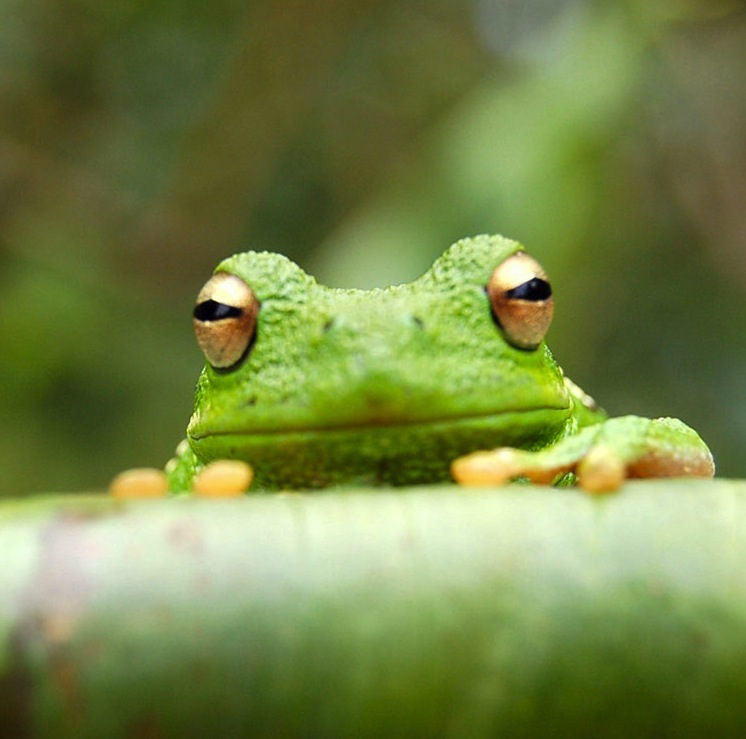
#> input picture Pracka/frog.jpg, 746 x 739 px; its folder holds only this picture in this run
$ python -i mask.py   (imports and definitions only)
#> lines starting #> are read from the running program, lines starting #| are printed output that depends on the picture; after the words box and inside, x2 and y2 are one past the last pixel; in counts of white or black regions, pixels touching at a corner belong together
from PIL import Image, ImageFilter, ImageOps, ImageMorph
import numpy as np
import cv2
import glob
from pathlib import Path


def process(image_path, output_path):
    # Load the image
#> called with image_path = '../Pracka/frog.jpg', output_path = 'out.png'
    image = Image.open(image_path).convert("RGB")
#> image is the input picture: PIL image 746x739 RGB; mean R, G, B 116, 131.3, 70.3

    # Convert the image to HSV
    hsv_image = image.convert("HSV")
#> hsv_image: PIL image 746x739 HSV; mean H, S, V 52.8, 135, 132.8

    # Extract channels
    h, s, v = hsv_image.split()
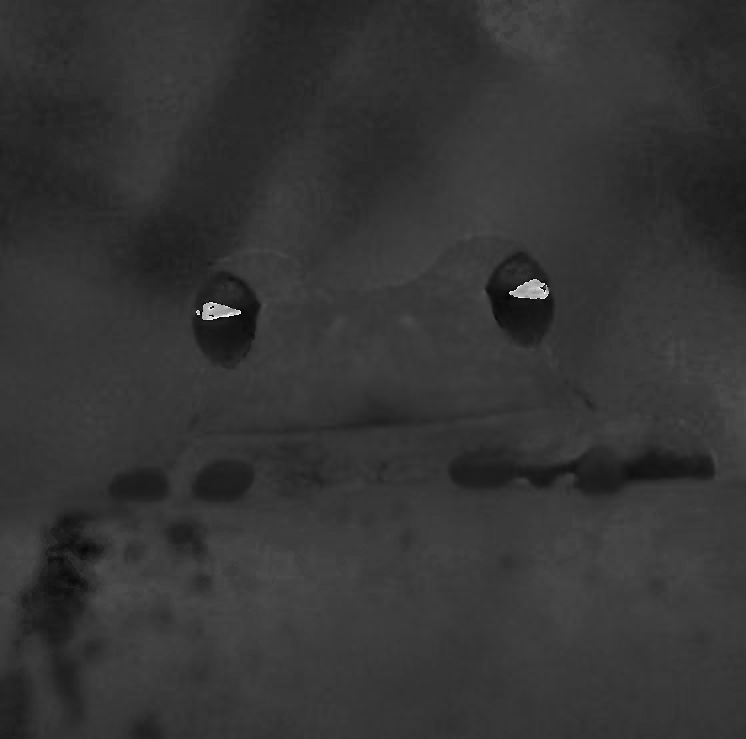
#> h: PIL image 746x739 L; min 0, max 252, mean 52.8
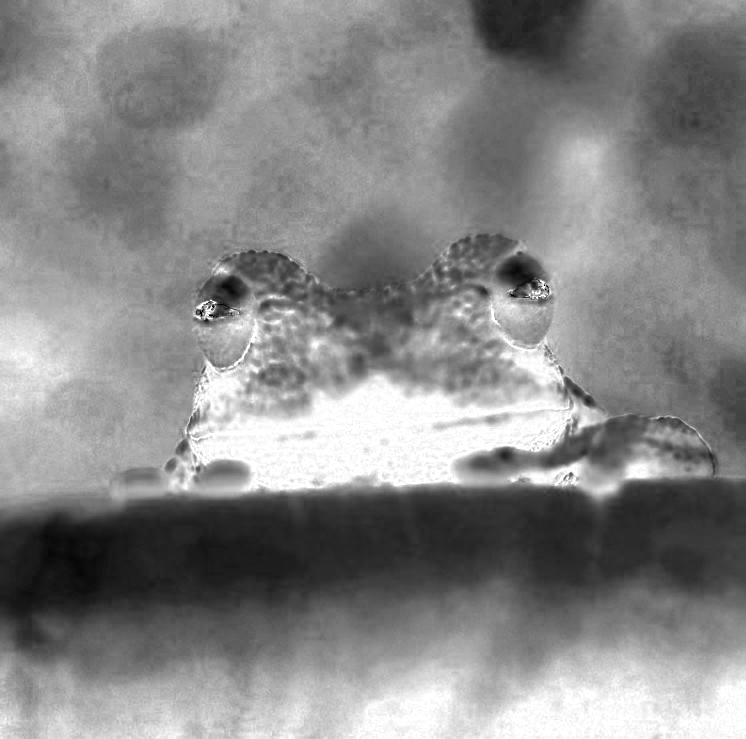
#> s: PIL image 746x739 L; min 0, max 255, mean 135
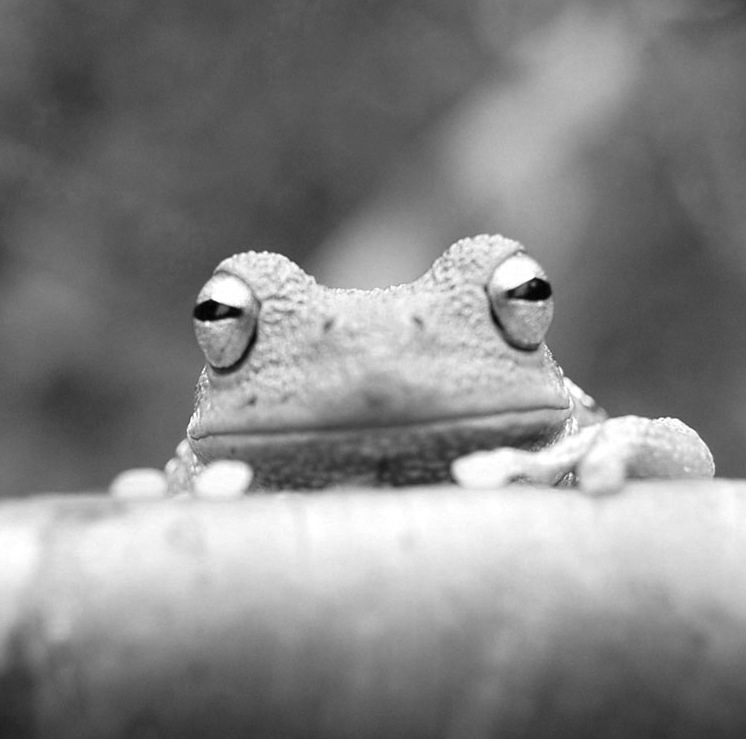
#> v: PIL image 746x739 L; min 1, max 255, mean 132.8

    # Apply a blur to the Saturation channel
    blurred_v = s.filter(ImageFilter.GaussianBlur(radius=5))
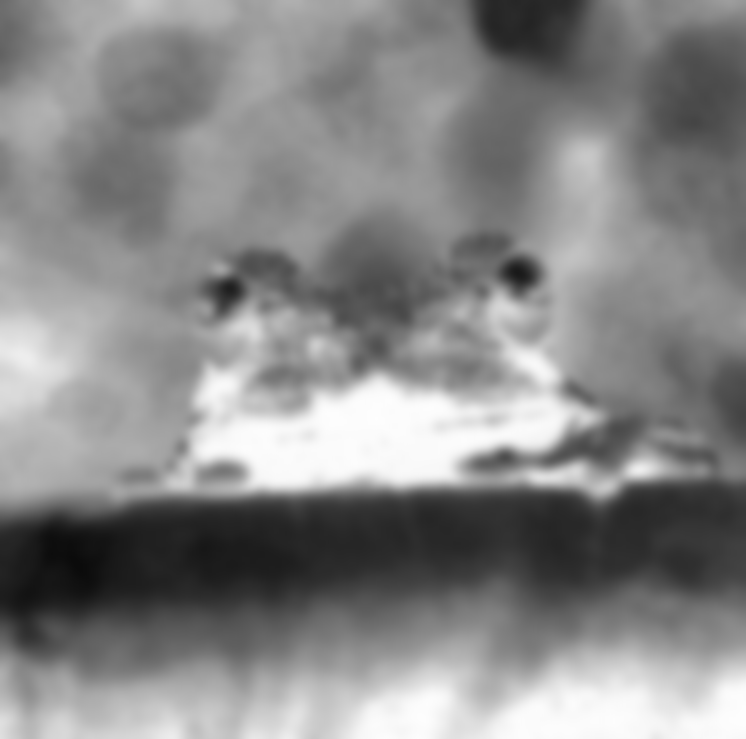
#> blurred_v: PIL image 746x739 L; min 11, max 254, mean 135

    # Convert to numpy array for thresholding
    v_array = np.array(blurred_v)

    # Apply thresholding
    threshold = 224  # You can adjust this value
    binary_mask = (v_array > threshold).astype(np.uint8) * 255
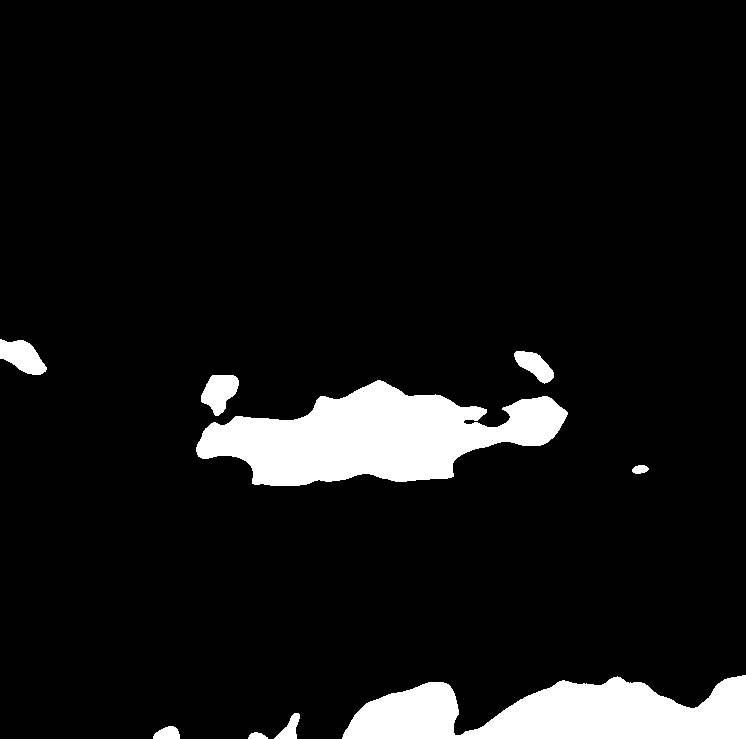
#> binary_mask: shape (739, 746); 7.9% white; 9 white regions, largest, box (x1, y1, x2, y2) and area: (196, 380, 568, 486) 22324, (342, 675, 746, 739) 17592, (0, 339, 47, 375) 1077

    # Convert the mask back to a Pillow Image
    mask = Image.fromarray(binary_mask)

    kernel = cv2.getStructuringElement(cv2.MORPH_RECT, (100, 100))
    closed_mask = cv2.morphologyEx(binary_mask, cv2.MORPH_CLOSE, kernel)
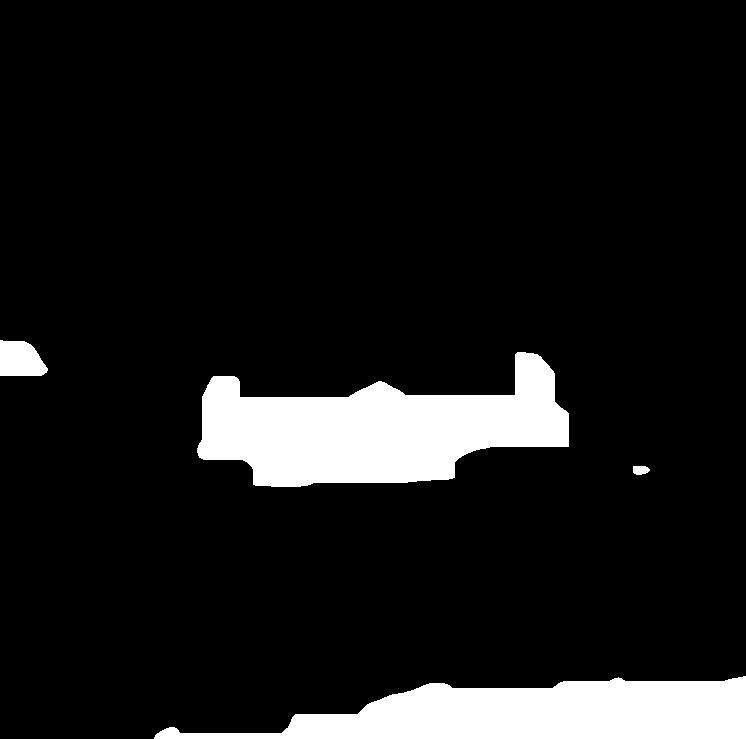
#> closed_mask: shape (739, 746); 9.9% white; 4 white regions, box (x1, y1, x2, y2) and area: (197, 352, 569, 487) 29542, (154, 676, 746, 739) 23378, (0, 340, 48, 376) 1397, (633, 466, 650, 475) 127
    mask = Image.fromarray(closed_mask)

    # Apply the mask to the original image
    result = Image.composite(image, Image.new("RGB", image.size, (0, 0, 0)), mask)
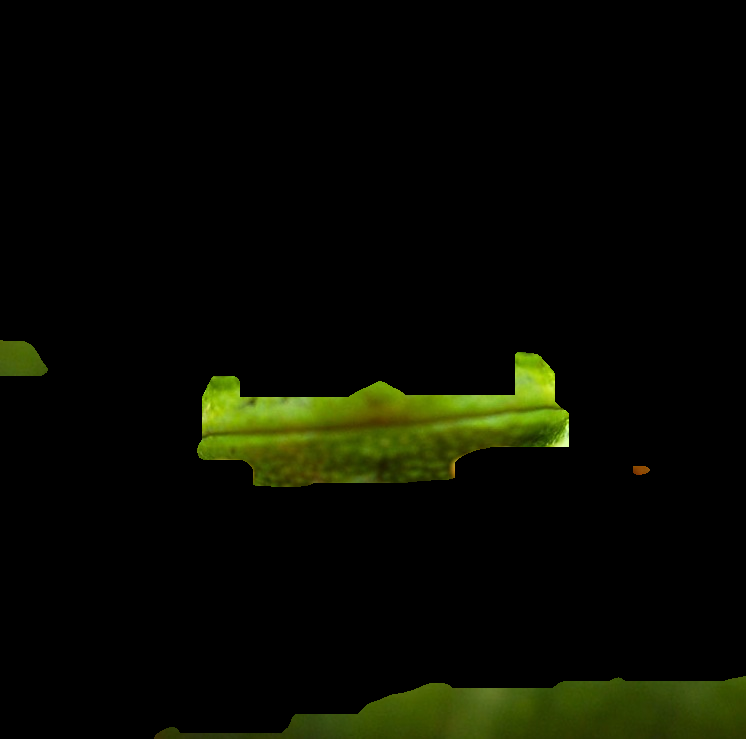
#> result: PIL image 746x739 RGB; mean R, G, B 7.7, 9.9, 0.8

    # Save and show the result
    result.save(output_path)


# [6 lines not run here, left out]

>>> result = process('../Pracka/frog.jpg', 'out.png')
